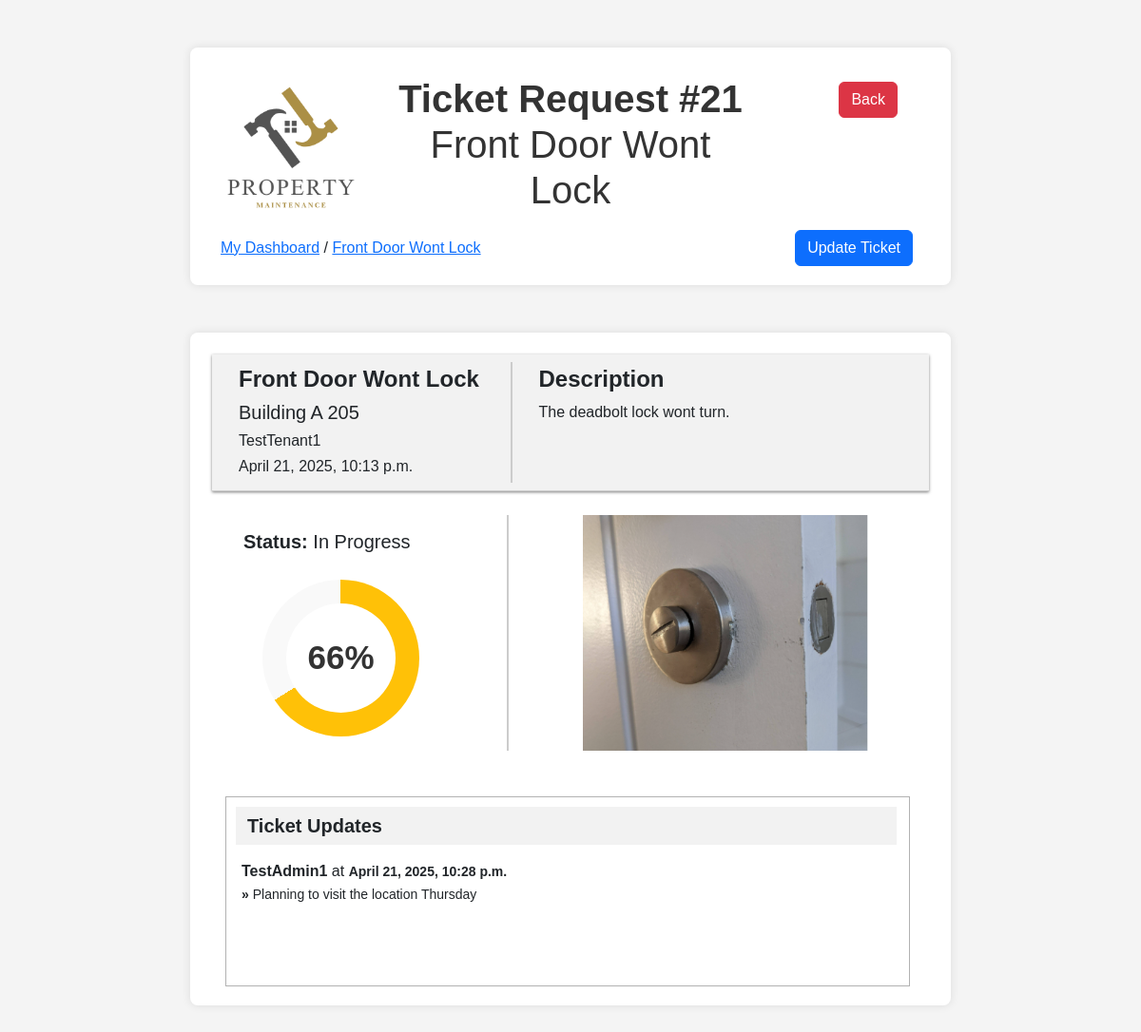
The page /21 (signed in) on the database its author committed.
### ticketsystem/models.py (models this page shows, shortened)
class Ticket(models.Model):
    title = models.CharField(max_length=200)
    description = models.TextField()
    CATEGORY_CHOICES = [
        ('electrical', 'Electrical'),
        ('plumbing', 'Plumbing'),
        ('general', 'General'),
    ]
    category = models.CharField(max_length=20, choices=CATEGORY_CHOICES)
    STATUS_CHOICES = [
        ('submitted', 'Submitted'),
        ('in_progress', 'In Progress'),
        ('completed', 'Completed'),
    ]
    status = models.CharField(max_length=20, choices=STATUS_CHOICES, default='submitted')
    PRIORITY_CHOICES = [
        ('low', 'Low'),
        ('medium', 'Medium'),
        ('high', 'High'),
    ]
    priority = models.CharField(max_length=10, choices=PRIORITY_CHOICES, default='medium')
    created_date = models.DateTimeField(auto_now_add=True)
    updated_date = models.DateTimeField(auto_now=True)
    completed_date = models.DateTimeField(null=True, blank=True) # based on status
    image = models.ImageField(upload_to='ticket_images/', null=True, blank=True)
    submitter = models.ForeignKey(settings.AUTH_USER_MODEL, on_delete=models.CASCADE, related_name='submitted_tickets')
    assigned_admin = models.ForeignKey(settings.AUTH_USER_MODEL, on_delete=models.SET_NULL, null=True, blank=True, related_name='assigned_tickets')

class UserProfile(models.Model):
    user = models.OneToOneField(User, on_delete=models.CASCADE)
    ROLE_CHOICES = [
        ('tenant', 'Tenant'),
        ('admin', 'Admin'),
    ]
    role = models.CharField(max_length=10, choices=ROLE_CHOICES, default='tenant')
    building_name = models.CharField(max_length=100, blank=True, null=True)
    apartment_number = models.CharField(max_length=10, blank=True, null=True)
    employee_id = models.CharField(max_length=100, blank=True, null=True)

class Comment(models.Model):
    ticket = models.ForeignKey('Ticket', on_delete=models.CASCADE, related_name='comments')
    user = models.ForeignKey(settings.AUTH_USER_MODEL, on_delete=models.CASCADE, related_name='comments')
    content = models.TextField()
    created_date = models.DateTimeField(auto_now_add=True)
    image = models.ImageField(upload_to='comment_images/', null=True, blank=True)

### ticketsystem/views.py (the view, shortened to what this page needs)
# urls.py: path('<int:id>', ticket_page, name="page" ),
@login_required(login_url="/")
def ticket_page(request, id):
    ticket = Ticket.objects.get(id=id)
    form_ticket = forms.TenantUpdateTicket(instance=ticket)
    if ticket.submitter_id != request.user.id:
        return redirect('tenant_dashboard')
    context = {
        'ticket': ticket,
        'form_ticket': form_ticket,
        'comments': Comment.objects.filter(ticket_id=id)
    }
    return render(request, 'ticket_page.html', context)

### ticketsystem/templates/ticket_page.html (shortened to what this page needs)
{% load static %}
{% load tz %}
<!DOCTYPE html>
<html lang="en">
<head>
    {% load bootstrap5 %}
    {% bootstrap_css %}
    <link rel="stylesheet" href="{% static 'style.css' %}">
</head>
<body>
    <div class="container">
        <div class="row">
            <div class="col-3 align-self-center mx-auto d-flex justify-content-center" >
                <img src="../../media/logo_light.png" class="img-fluid" alt="Property Maintenance">
            </div>
            <div class="col-6 my-auto text-center">
                <h1><b>Ticket Request #{{ ticket.id }} </b><br>{{ ticket.title|title }}</h1>
            </div>
            <div class="col align-top text-end pt-3 pe-5">
                <div class="pb-5">
                    <a class="btn btn-danger" href="{% url 'tenant_dashboard' %}" role="button">Back</a>
                </div>
            </div>
        <div class="row ps-4">
            <div class="col-7 text-start align-self-center">
                <a href="{% url 'tenant_dashboard' %}">My Dashboard</a> /
                <a href ="">{{ticket.title|title}}</a>
            </div>
            <div class="col-5 pe-2 text-end">
                <a class="btn btn-primary" data-bs-toggle="modal" data-bs-target="#exampleModalLong" role="button">Update Ticket</a>
            </div>
        </div>
        </div>
    </div>
    <div class="container">
        <div class="row divider">
            <div class="col-md-5 left-column pt-1">
                <h4><b>{{ ticket.title|title }}</b></h4>
                <h5>{{ ticket.submitter.userprofile.building_name }} {{ ticket.submitter.userprofile.apartment_number }}</h5>
                <h6>{{ ticket.submitter|capfirst }}</h6>
                <h6>{{ ticket.created_date }}</h6>
            </div>
            <div class="col">
                <div class="col-lg-12 ps-3 pt-1">
                    <h4><b>Description</b></h4>
                    <div class="description-body">
                        <p>{{ ticket.description }}</p>
                    </div>
                </div>
            </div>
        </div>
        <div class="row">
            <div class="col-5 left-column pt-3 ps-5">
                <div class="d-flex align-items-center">
                    <h5><b>Status: </b>{{ ticket.get_status_display|title }}</h5>
                </div>
                <div class="col col-progress">
                    <div class="progress-circle">
                        <span>
                            {% if ticket.status == "submitted" %}
                                33%
                            {% elif ticket.status == "in_progress" %}
                                66%
                            {% elif ticket.status == "completed" %}
                                100%
                            {% endif %}
                        </span>
                    </div>
                </div>
            </div>
            <div class="col">
                {% if ticket.image %}
                    <img class="d-block mx-auto" src="{{ ticket.image.url }}" alt="Ticket Image" style="max-width: 300px;">
                {% else %}
                    <p>No image uploaded.</p>
                {% endif %}
            </div>
            <div class="row pt-5 ps-4">
                <div class="col">
                    <div class="updates-content-box">
                        <div class="updates-title-box">
                            <div class="row">
                                <div class="text-center ps-4 fs-5">
                                    <a><b>Ticket Updates</b></a>
                                </div>
                            </div>
                        </div>
                        <div class="row p-3">
                            {% if comments %}
                                {% for comment in comments %}
                                <p>
                                    <strong>{{ comment.user }}</strong> at <strong> <small>{{ comment.created_date|localtime }} <br>
                                        &#187;</strong> {{ comment.content }}</small>
                                </p>
                                {% endfor %}
                            {% else %}
                                <p class="text-secondary"><i>No updates have been made to your ticket yet.  <br>We are working to respond to your request as soon as possible.</i></p>
                            {% endif %}
                        </div>
                        </div>
                    </div>
        </div>
    </div>
</body>
</html>

### ticketsystem/static/style.css (style rules this page uses)
body { font-family: Arial, sans-serif; background-color: #f4f4f4; margin: 0; padding: 0; }
.container { max-width: 800px; margin: 50px auto; background: white; padding: 20px; box-shadow: 0 0 10px rgba(0, 0, 0, 0.1); border-radius: 8px; }
h1 { text-align: center; color: #333; }

### rows shown on the page
Ticket: id "21", title "Front Door Wont Lock", submitter.userprofile.building_name "Building A", submitter.userprofile.apartment_number "205", submitter "TestTenant1", created_date "April 21, 2025, 10:13 p.m.", description "The deadbolt lock wont turn.", status "In Progress", image (picture)
Comment: user "TestAdmin1", created_date "April 21, 2025, 10:28 p.m.", content "Planning to visit the location Thursday"
